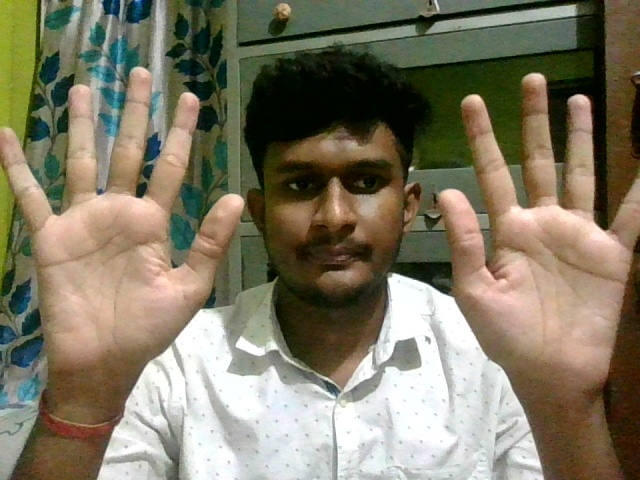
#> input picture Task 4/my.jpg, 640 x 480 px
$ jupyter execute --allow-errors '4.2cut and swap inside a image.ipynb'
#> lines starting #> are read from the running program, lines starting #| are printed output that depends on the picture
[cell 1]
import cv2
photo=cv2.imread('my.jpg')
#> photo is the input picture: shape (480, 640, 3); mean B, G, R 100.6, 121.2, 128.1
photo1=cv2.imread('my.jpg')

[cell 2]
#cutting left hand palm portion of image
x=photo[64:413,1:200]
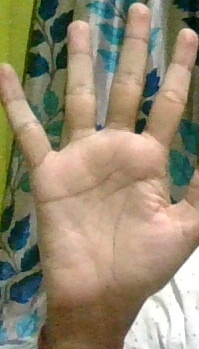
#> x: shape (349, 199, 3); mean B, G, R 113.1, 137.2, 148.5

[cell 3]
#cutting right hand palm portion of image
y=photo1[54:403,421:620]
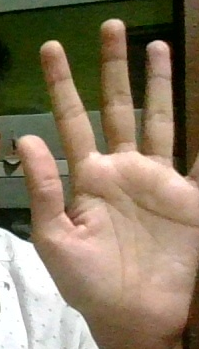
#> y: shape (349, 199, 3); mean B, G, R 97.6, 121.9, 137.4

[cell 4]
x.shape
#> Out = (349, 199, 3)

[cell 5]
y.shape
#> Out = (349, 199, 3)

[cell 6]
photo.shape
#> Out = (480, 640, 3)

[cell 7]
cv2.imshow("sonu",photo)
cv2.waitKey()
cv2.destroyAllWindows()

[cell 8]
cv2.imshow("sonu",x)
cv2.waitKey()
cv2.destroyAllWindows()

[cell 9]
cv2.imshow("sonu",y)
cv2.waitKey()
cv2.destroyAllWindows()

[cell 10]
photo[54:403,421:620]=x
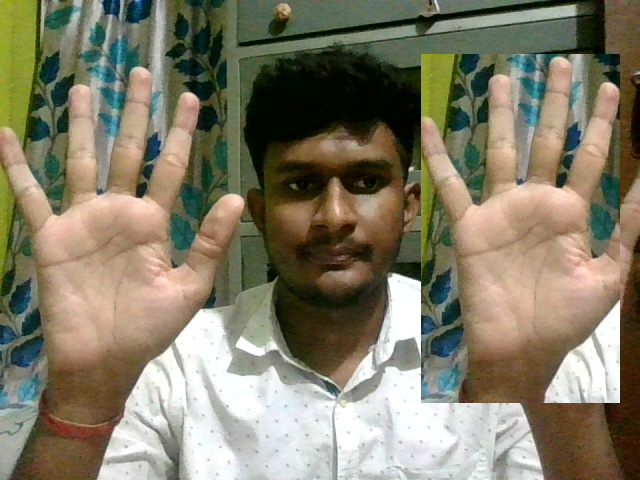
#> photo: shape (480, 640, 3); mean B, G, R 104.1, 124.7, 130.6
